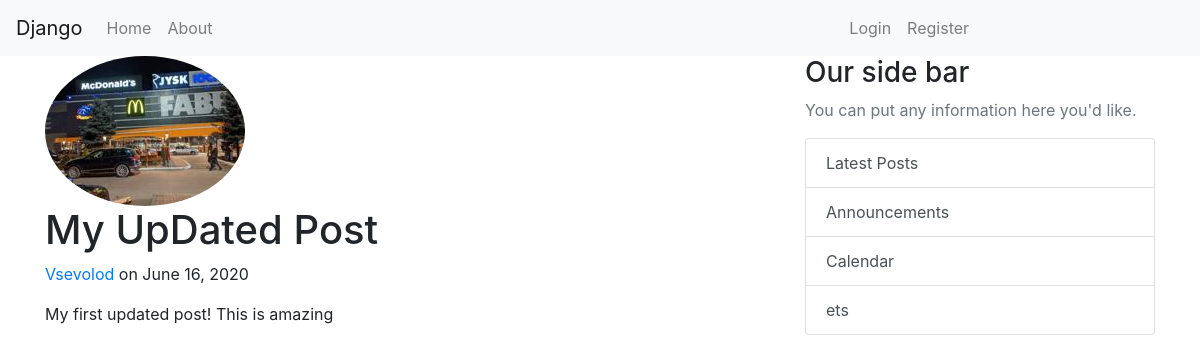
Screenshot of /post/8 with the database file from the repository.
### blog/models.py (models this page shows, shortened)
class Post(models.Model):
    title = models.CharField(max_length=100)
    content = models.TextField()
    date_posted = models.DateField(default=timezone.now())
    author = models.ForeignKey(User, on_delete=models.CASCADE)

### users/models.py (models this page shows, shortened)
class Profile(models.Model):
    user = models.OneToOneField(User, on_delete=models.CASCADE)
    image = models.ImageField(upload_to="profile_pics", default='default.png')

### blog/views.py (the view)
# urls.py: path('post/<int:pk>', PostDetailView.as_view(), name='post-detail'),
class PostDetailView(DetailView):
    model = Post

### blog/templates/Blog/post_detail.html (shortened to what this page needs)
{% extends 'Blog/base.state.html' %}
{% block content %}
    <div>
        <img class="rounded-circle article-img" src="{{ object.author.profile.image.url }}">
        <h1 class="article-title">{{ object.title }}</h1>
        <p><a href="{% url 'user-post' object.author.username %}">{{ object.author }}</a> on {{ object.date_posted | date:"F d, Y" }}</p>
        <p class="article-content">{{ object.content }}</p>
    </div>
{% endblock content %}

### rows the page displays
Post: author.profile.image (picture), title "My UpDated Post", author "Vsevolod", date_posted "June 16, 2020", content "My first updated post! This is amazing"
